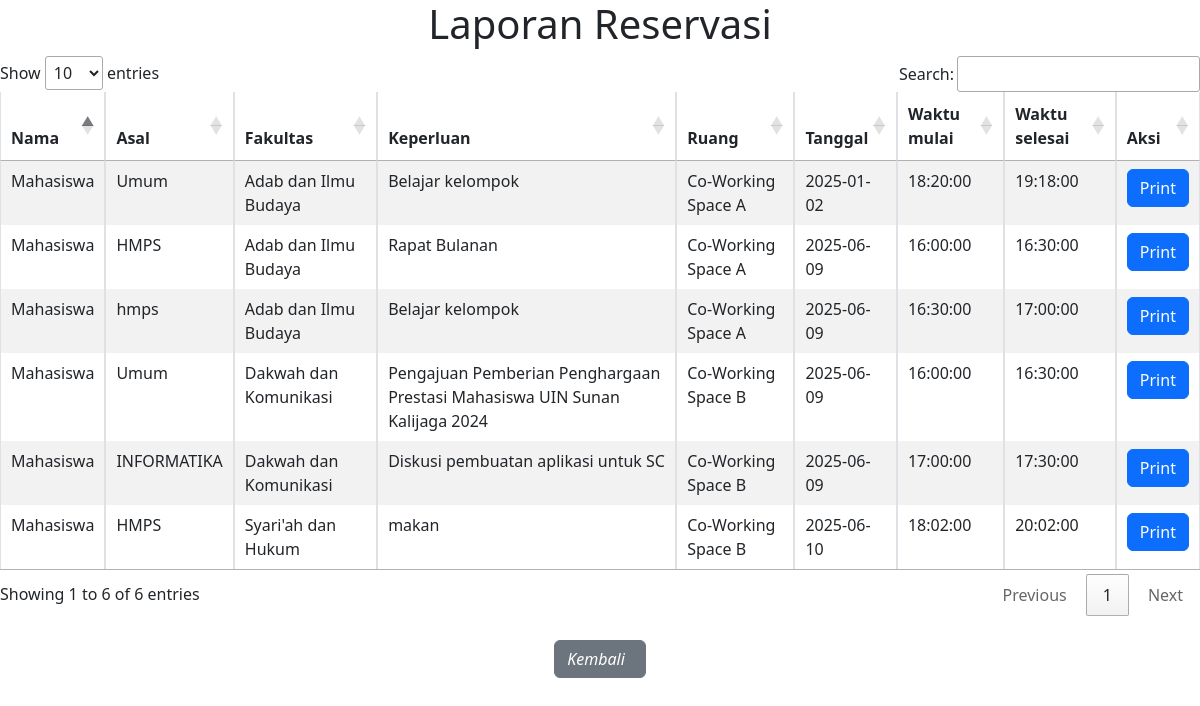
The page /tampil.php on the database its author committed.
### tables this page shows
CREATE TABLE `reservasi` (
  `id` int(11) NOT NULL,
  `nama` varchar(100) NOT NULL,
  `asal` varchar(255) NOT NULL,
  `fakultas` varchar(35) NOT NULL,
  `keperluan` varchar(100) NOT NULL,
  `ruang` varchar(100) NOT NULL,
  `tanggal` date NOT NULL,
  `waktu` time NOT NULL,
  `waktu_selesai` time NOT NULL
);

### tampil.php (the view, shortened to what this page needs)
<!DOCTYPE html>
<html lang="en">
<head>
    <link rel="stylesheet" href="https://cdn.datatables.net/1.13.4/css/jquery.dataTables.min.css">
    <link rel="stylesheet" href="https://cdn.jsdelivr.net/npm/bootstrap@5.3.0-alpha3/dist/css/bootstrap.min.css">
</head>
<body>
    <h1 style="text-align: center;">Laporan Reservasi</h1>
    <table id="myTable" class="table table-striped table-bordered">
        <thead>
            <tr>
                <th>Nama</th>
                <th>Asal</th>
                <th>Fakultas</th>
                <th>Keperluan</th>
                <th>Ruang</th>
                <th>Tanggal</th>
                <th>Waktu mulai</th>
                <th>Waktu selesai</th>
                <th>Aksi</th>
            </tr>
        </thead>
        <tbody>
            <?php
            include 'koneksi.php';
            $sql = "SELECT * FROM reservasi";
            $result = $conn->query($sql);
            if ($result->num_rows > 0) {
                while ($row = $result->fetch_assoc()) {
                    echo "<tr>";
                    echo "<td>" . $row['nama'] . "</td>";
                    echo "<td>" . $row['asal'] . "</td>";
                    echo "<td>" . $row['fakultas'] . "</td>";
                    echo "<td>" . $row['keperluan'] . "</td>";
                    echo "<td>" . $row['ruang'] . "</td>";
                    echo "<td>" . $row['tanggal'] . "</td>";
                    echo "<td>" . $row['waktu'] . "</td>";
                    echo "<td>" . $row['waktu_selesai'] . "</td>";
                    echo "<td><button class='btn btn-primary' onclick='printSingle(\"" . $row['nama'] . "\", \"" . $row['asal'] . "\", \"" . $row['fakultas'] . "\", \"" . $row['keperluan'] . "\", \"" . $row['ruang'] . "\", \"" . $row['tanggal'] . "\", \"" . $row['waktu'] . "\", \"" . $row['waktu_selesai'] . "\")'>Print</button></td>";
                    echo "</tr>";
                }
            }
            ?>
        </tbody>
    </table>
    <div class="text-center mt-4">
        <a href="halamanReservasi.php" class="btn btn-secondary">
            <i class="bi bi-arrow-left me-2">Kembali</i>
        </a>
    </div>
</body>
</html>

### rows shown on the page
reservasi: nama "Mahasiswa", asal "Umum", fakultas "Adab dan Ilmu Budaya", keperluan "Belajar kelompok", ruang "Co-Working Space A", tanggal "2025-01-02", waktu "18:20:00", waktu_selesai "19:18:00"
reservasi: nama "Mahasiswa", asal "HMPS", fakultas "Adab dan Ilmu Budaya", keperluan "Rapat Bulanan", ruang "Co-Working Space A", tanggal "2025-06-09", waktu "16:00:00", waktu_selesai "16:30:00"
reservasi: nama "Mahasiswa", asal "hmps", fakultas "Adab dan Ilmu Budaya", keperluan "Belajar kelompok", ruang "Co-Working Space A", tanggal "2025-06-09", waktu "16:30:00", waktu_selesai "17:00:00"
reservasi: nama "Mahasiswa", asal "Umum", fakultas "Dakwah dan Komunikasi", keperluan "Pengajuan Pemberian Penghargaan Prestasi Mahasiswa UIN Sunan Kalijaga 2024", ruang "Co-Working Space B", tanggal "2025-06-09", waktu "16:00:00", waktu_selesai "16:30:00"
reservasi: nama "Mahasiswa", asal "INFORMATIKA", fakultas "Dakwah dan Komunikasi", keperluan "Diskusi pembuatan aplikasi untuk SC", ruang "Co-Working Space B", tanggal "2025-06-09", waktu "17:00:00", waktu_selesai "17:30:00"
reservasi: nama "Mahasiswa", asal "HMPS", fakultas "Syari'ah dan Hukum", keperluan "makan", ruang "Co-Working Space B", tanggal "2025-06-10", waktu "18:02:00", waktu_selesai "20:02:00"
